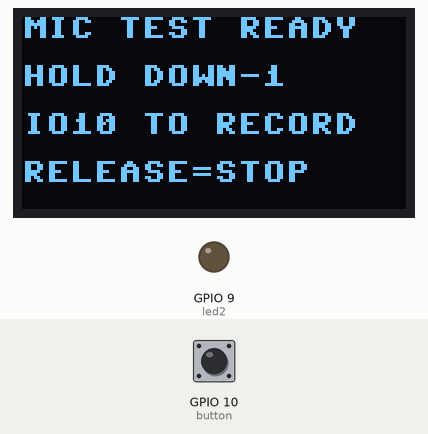
Bench run of a program on a simulated ESP8266 board running MicroPython. Shown: 128×64 one-colour display, output pins drawn as LEDs (lit = HIGH). The test bench sets the inputs (shaded band); at power-on: GPIO 10 (button) LOW. What the program prints to the serial console is not drawn.

Above: at 0.1 s.

The program:

mic_button_test.py
```python
"""One-shot board microphone test controlled by Button-Pulldown1 on IO10.

Hold the button to record.  Release it to stop.  The resulting standard
16 kHz/16-bit/mono WAV file is written to /mic_recording.wav.
"""

import framebuf
import gc
import os
import struct
import time
from machine import I2S, Pin, SoftI2C


BUTTON_PIN = 10
LED2_PIN = 9
MIC_SCK_PIN = 41
MIC_WS_PIN = 42
MIC_SD_PIN = 2

SAMPLE_RATE = 16_000
RAW_BITS = 32
MAX_RECORD_MS = 15_000
DEBOUNCE_MS = 40

RAW_PATH = "/mic_recording.raw32"
WAV_PATH = "/mic_recording.wav"
INFO_PATH = "/mic_recording.txt"


class SSD1306(framebuf.FrameBuffer):
    def __init__(self, i2c, width=128, height=64, address=0x3C):
        self.i2c = i2c
        self.width = width
        self.height = height
        self.address = address
        self.pages = height // 8
        self.buffer = bytearray(self.pages * width)
        super().__init__(self.buffer, width, height, framebuf.MONO_VLSB)
        for command in (
            0xAE, 0x20, 0x00, 0x40, 0xA1, 0xA8, height - 1, 0xC8,
            0xD3, 0x00, 0xDA, 0x12, 0xD5, 0x80, 0xD9, 0xF1, 0xDB,
            0x30, 0x81, 0xFF, 0xA4, 0xA6, 0x8D, 0x14, 0xAF,
        ):
            self._command(command)
        self.fill(0)
        self.show()

    def _command(self, command):
        self.i2c.writeto(self.address, bytes((0x80, command)))

    def show(self):
        for command, value in ((0x21, self.width - 1), (0x22, self.pages - 1)):
            self._command(command)
            self._command(0)
            self._command(value)
        self.i2c.writeto(self.address, b"\x40" + self.buffer)


def show_lines(oled, *lines):
    if oled is None:
        return
    try:
        oled.fill(0)
        for row, line in enumerate(lines[:4]):
            oled.text(str(line)[:16], 0, row * 16, 1)
        oled.show()
    except Exception:
        pass


def remove_if_present(path):
    try:
        os.remove(path)
    except OSError:
        pass


def write_wav_header(output_file, data_size):
    byte_rate = SAMPLE_RATE * 2
    output_file.write(b"RIFF")
    output_file.write(struct.pack("<I", 36 + data_size))
    output_file.write(b"WAVEfmt ")
    output_file.write(struct.pack("<IHHIIHH", 16, 1, 1, SAMPLE_RATE,
                                  byte_rate, 2, 16))
    output_file.write(b"data")
    output_file.write(struct.pack("<I", data_size))


def stable_pressed(button):
    if button.value() == 0:
        return False
    time.sleep_ms(DEBOUNCE_MS)
    return button.value() == 1


def convert_raw_to_wav(raw_path, wav_path, sample_count, sample_sum,
                       minimum, maximum):
    """Remove DC and normalize the captured 32-bit samples to PCM16."""
    if sample_count <= 0:
        raise RuntimeError("no microphone samples captured")

    mean = sample_sum // sample_count
    peak = max(abs(minimum - mean), abs(maximum - mean), 1)
    # Leave headroom for occasional plosives while keeping the test audible.
    target_peak = 27_000

    raw_file = open(raw_path, "rb")
    wav_file = open(wav_path, "wb")
    write_wav_header(wav_file, sample_count * 2)

    input_buffer = bytearray(4096)
    output_buffer = bytearray(2048)
    converted = 0
    while converted < sample_count:
        read_count = raw_file.readinto(input_buffer)
        if not read_count:
            break
        read_count -= read_count % 4
        output_position = 0
        for position in range(0, read_count, 4):
            sample = struct.unpack_from("<i", input_buffer, position)[0]
            value = ((sample - mean) * target_peak) // peak
            if value > 32767:
                value = 32767
            elif value < -32768:
                value = -32768
            struct.pack_into("<h", output_buffer, output_position, value)
            output_position += 2
            converted += 1
        wav_file.write(memoryview(output_buffer)[:output_position])

    raw_file.close()
    wav_file.flush()
    wav_file.close()
    return mean, peak, converted


def main():
    oled = None
    try:
        oled = SSD1306(SoftI2C(scl=Pin(5), sda=Pin(4), freq=400_000))
    except Exception as exc:
        print("OLED_ERROR", repr(exc))

    # Button-Pulldown1 is externally pulled low and goes high while pressed.
    button = Pin(BUTTON_PIN, Pin.IN, Pin.PULL_DOWN)
    led2 = Pin(LED2_PIN, Pin.OUT, value=0)

    def mirror_button_to_led2(button_pin):
        led2.value(button_pin.value())

    button.irq(
        trigger=Pin.IRQ_RISING | Pin.IRQ_FALLING,
        handler=mirror_button_to_led2,
    )
    mirror_button_to_led2(button)
    remove_if_present(RAW_PATH)
    remove_if_present(WAV_PATH)
    remove_if_present(INFO_PATH)

    show_lines(oled, "MIC TEST READY", "HOLD DOWN-1", "IO10 TO RECORD",
               "RELEASE=STOP")
    print("MIC_TEST_READY button=IO10 active_high")

    # Do not treat a button held during startup as a clean new press.
    while button.value():
        time.sleep_ms(20)
    while not stable_pressed(button):
        time.sleep_ms(20)

    show_lines(oled, "RECORDING...", "KEEP HOLDING", "RELEASE TO STOP")
    print("RECORDING_STARTED")

    audio = I2S(
        0,
        sck=Pin(MIC_SCK_PIN),
        ws=Pin(MIC_WS_PIN),
        sd=Pin(MIC_SD_PIN),
        mode=I2S.RX,
        bits=RAW_BITS,
        format=I2S.MONO,
        rate=SAMPLE_RATE,
        ibuf=32768,
    )
    raw_buffer = bytearray(4096)

    # Discard the first DMA blocks while the I2S peripheral settles.
    audio.readinto(raw_buffer)
    audio.readinto(raw_buffer)

    raw_file = open(RAW_PATH, "wb")
    started_at = time.ticks_ms()
    last_display_at = started_at
    sample_count = 0
    sample_sum = 0
    minimum = 2147483647
    maximum = -2147483648

    try:
        while button.value() and time.ticks_diff(time.ticks_ms(), started_at) < MAX_RECORD_MS:
            read_count = audio.readinto(raw_buffer)
            if not read_count:
                continue
            read_count -= read_count % 4
            raw_file.write(memoryview(raw_buffer)[:read_count])
            for position in range(0, read_count, 4):
                sample = struct.unpack_from("<i", raw_buffer, position)[0]
                sample_sum += sample
                sample_count += 1
                if sample < minimum:
                    minimum = sample
                if sample > maximum:
                    maximum = sample

            now = time.ticks_ms()
            if time.ticks_diff(now, last_display_at) >= 250:
                elapsed_ms = time.ticks_diff(now, started_at)
                show_lines(oled, "RECORDING...", "%02d.%01d sec" % (
                    elapsed_ms // 1000, (elapsed_ms % 1000) // 100
                ), "RELEASE TO STOP")
                last_display_at = now
    finally:
        raw_file.flush()
        raw_file.close()
        audio.deinit()

    elapsed_ms = time.ticks_diff(time.ticks_ms(), started_at)
    show_lines(oled, "PROCESSING...", "PLEASE WAIT")
    gc.collect()

    mean, peak, converted = convert_raw_to_wav(
        RAW_PATH, WAV_PATH, sample_count, sample_sum, minimum, maximum
    )
    remove_if_present(RAW_PATH)

    try:
        wav_size = os.stat(WAV_PATH)[6]
    except Exception:
        wav_size = 44 + converted * 2

    info = (
        "path=%s\nrate=%d\nchannels=1\nbits=16\n"
        "samples=%d\nduration_ms=%d\nbytes=%d\nmean32=%d\npeak32=%d\n"
        % (WAV_PATH, SAMPLE_RATE, converted, elapsed_ms, wav_size, mean, peak)
    )
    with open(INFO_PATH, "w") as info_file:
        info_file.write(info)
    try:
        os.sync()
    except AttributeError:
        pass

    seconds = converted // SAMPLE_RATE
    tenths = ((converted % SAMPLE_RATE) * 10) // SAMPLE_RATE
    show_lines(oled, "RECORDING SAVED", "/mic_recording", ".wav", "%d.%d sec" % (
        seconds, tenths
    ))
    print("RECORD_DONE", WAV_PATH, "samples", converted, "bytes", wav_size,
          "duration_ms", elapsed_ms, "mean32", mean, "peak32", peak)


main()
```
